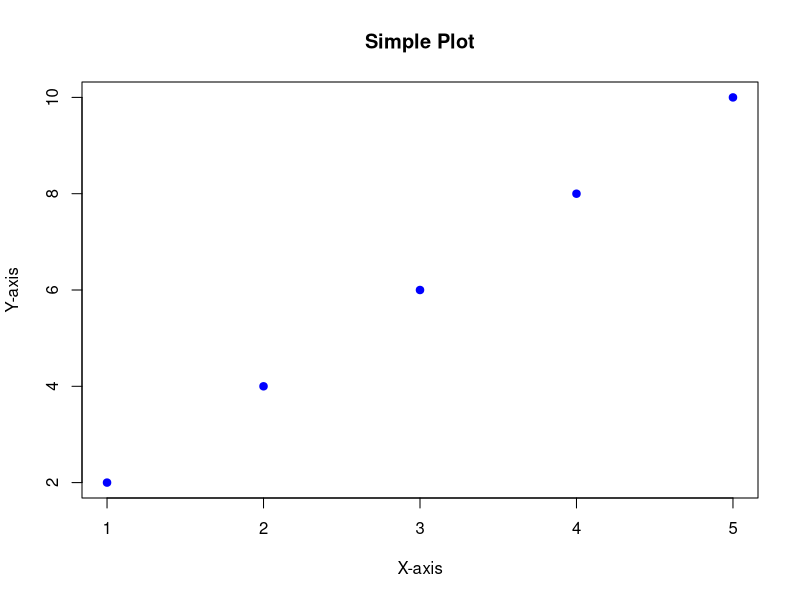

The R script that drew this image:
# Simple R script to test the environment

# Print a message
print("Hello, World!")

# Perform a basic calculation
result <- 2 + 2
print(paste("2 + 2 =", result))

# Create a simple plot
x <- c(1, 2, 3, 4, 5)
y <- c(2, 4, 6, 8, 10)
plot(x, y, main="Simple Plot", xlab="X-axis", ylab="Y-axis", col="blue", pch=19)